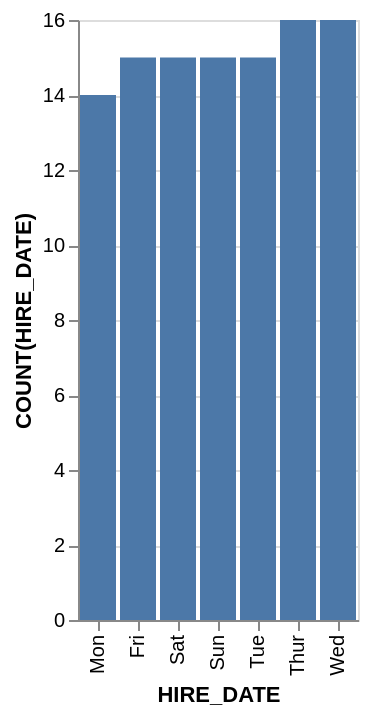

This figure's Vega-Lite source:
### Vega-Lite specification from a JSON file in a GitHub repository (floating-point values rounded to 4 significant figures)
{"data": {"values": [{"x_data": "Mon", "y_data": 14}, {"x_data": "Fri", "y_data": 15}, {"x_data": "Sat", "y_data": 15}, {"x_data": "Sun", "y_data": 15}, {"x_data": "Tue", "y_data": 15}, {"x_data": "Thur", "y_data": 16}, {"x_data": "Wed", "y_data": 16}]}, "mark": "bar", "encoding": {"x": {"field": "x_data", "type": "nominal", "title": "HIRE_DATE", "sort": {"op": "sum", "field": "y_data", "order": "ascending"}}, "y": {"field": "y_data", "type": "quantitative", "title": "COUNT(HIRE_DATE)"}}}
